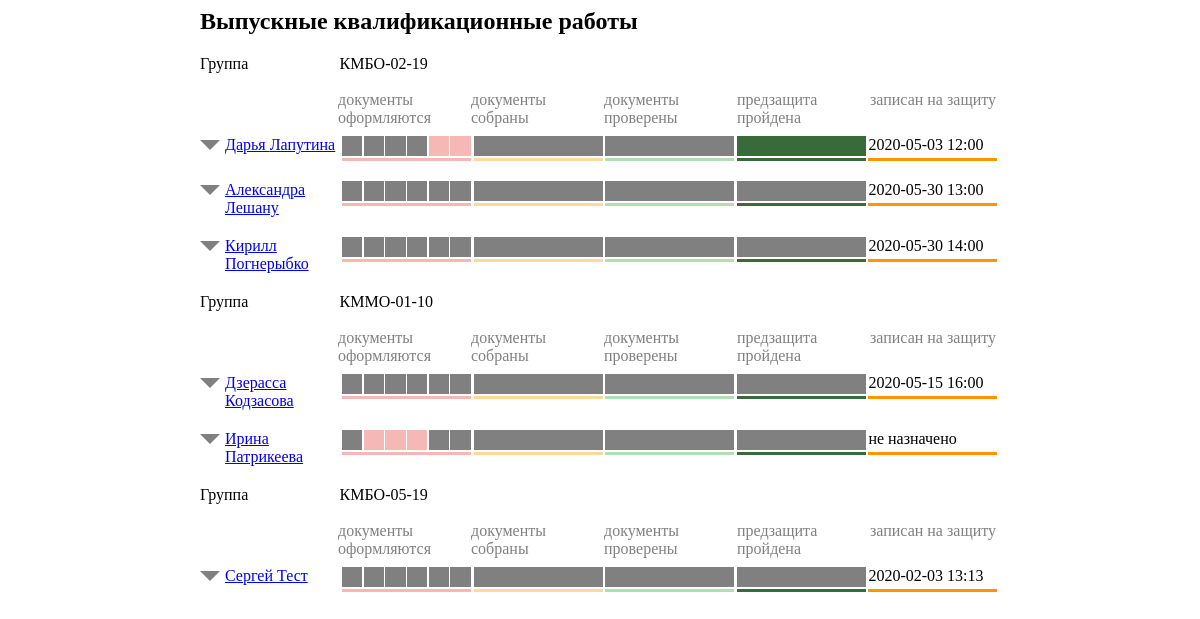
Screenshot of /VKR.php with the database file from the repository.
### tables this page shows
CREATE TABLE `groups` (
  `id` int(11) NOT NULL,
  `name` text NOT NULL
);

CREATE TABLE `students` (
  `id` int(11) NOT NULL,
  `first_name` text NOT NULL,
  `middle_name` text NOT NULL,
  `last_name` text NOT NULL,
  `date` datetime DEFAULT NULL,
  `register` tinyint(1) NOT NULL DEFAULT 0
);

### MySQL.php (called while the page is built, shortened)
<?php
class MySQL
{
    private $db = [
        "servername" => "localhost",
        "username" => "root",
        "password" => "",
        "database" => "vkr",
        ];
    public $conn;
    function __construct()
    {
        $this->conn = new mysqli($this->db["servername"],$this->db["username"], $this->db["password"], $this->db["database"]);
    }
    public function request($str)
    {
        $sql = $str;
        $result = mysqli_query($this->conn, $sql);
        $documents = mysqli_fetch_all($result, MYSQLI_ASSOC);
        return $documents;
    }
    public function request_array($str)
    {
        $sql = $str;
        $result = mysqli_query($this->conn, $sql);
        $documents = mysqli_fetch_array($result, MYSQLI_ASSOC);
        return $documents;
    }
}
?>

### VKR.php (the view, shortened to what this page needs)
<?php
$checker  = 0;
include 'MySQL.php';
$a = new MySQL;
$students = $a->request("SELECT * FROM students");
$groups = $a->request("SELECT * FROM groups");
?>
<!DOCTYPE HTML PUBLIC >
<html>
 <head>
  <link rel="stylesheet" href="VKR_style.css">
 </head>
 <body>
  <div class = "wrapper">
	<h2 class="">Выпускные квалификационные работы</h2>
      <?php foreach ($groups as $group): ?>
      <div class = "load_block">
          <div>
              <div class ="type left_name">Группа</div>
              <div class = "name"><?php echo $group["name"]; ?> </div>
              <br>
          </div>
          <div class = "block">
              <div class = "name2"></div>
              <div class = "name2">документы оформляются</div>
              <div class = "name2">документы собраны</div>
              <div class = "name2">документы проверены</div>
              <div class = "name2">предзащита пройдена</div>
              <div class = "name2">записан на защиту</div>
          </div>
         <?php
         $c = new MySQL;
         $student = $c->request("SELECT * FROM students_to_group WHERE group_id=$group[id]");
         ?>
          <?php  foreach ($student as $studentid): ?>
          <?php  $id = $studentid["student_id"];  ?>
              <?php foreach ($students as $stid): ?>
                <?php if ($stid["id"] == $id): ?>
          <div class = "state ">
              <div class = "arrow"></div>
              <div class="left_name15"><?php
                  if($checker == 0 ):?>
                      <a href="/UploadVKR.php?id=<?= $stid["id"] ?>"><?= $stid["first_name"] ?> <?= $stid["middle_name"] ?></a>
                  <?php else: if($checker == 1) :?>
                      <a href = "/proverkaVKR.php?id=<?=$stid["id"]?>"><?=$stid["first_name"]?> <?=$stid["middle_name"]?></a>
                  <?php endif;?>
                  <?php endif;?>
              </div>
              <div class = "text">
                  <div class ="progress2 first">
                    <?php
                    $doc = $a->request_array("SELECT document1_id,document2_id,document3_id,document4_id,document5_id,document6_id FROM `project` WHERE `student_id`=".$stid["id"]);
                    if(empty($doc))
                    {
                        ?>
                        <div class = "square"></div>
                        <div class = "square"></div>
                        <div class = "square"></div>
                        <div class = "square"></div>
                        <div class = "square"></div>
                        <div class = "square"></div>
                        <?php
                    }
                    else {
                        $id_docs = [];
                        foreach ($doc as $docs) {
                            if (empty($id_docs)) {
                                $id_docs = $docs;
                            } else {
                                $id_docs .= ',' . $docs;
                            }
                        }
                        $progress = $a->request("SELECT * FROM `document` WHERE `id` IN ($id_docs)");
                        $f=0;
                        for($i = 0; $i < 6; $i++)
                        {
                            if($progress[$i]["positive"] == 0){
                                $f++;
                                ?>
                            <div class = "square on"></div>
                            <?php } else { ?>
                                <div class = "square"></div>
                                <?php }
                        }
                    }
                    ?>
                  </div>
              </div>
              <div class = "text">
                  <div class ="progress2 second">
                      <?php
                      if ($f<6){?>
                          <div class = "pr100 "></div>
                      <?php }?>
                  </div>
              </div>
              <div class = "text">
                  <div class ="progress2 third">
                      <?php
                      if ($f<6){?>
                          <div class = "pr100 "></div>
                      <?php }?>
                  </div>
              </div>
              <div class = "text">
                  <div class ="progress2 fourth">
                      <?php
                      if($stid["register"] == 1):?>
                      <div class = "pr100 on space3"></div>
                      <?php endif; ?>
                      <?php
                      if($stid["register"] == 0):?>
                      <div class = "pr100 space3"></div>
                      <?php endif; ?>
                  </div>
              </div>
              <div class = "text">
                  <div class ="progress2 last">
                      <div class = "last">
                          <?php
                          if($stid["date"] == NULL) echo 'не назначено';
                          else echo date('Y-m-d H:i',strtotime($stid["date"]));
                          ?>
                      </div>
                  </div>
              </div>
          </div>
                  <?php endif ?>
              <?php endforeach; ?>
          <?php endforeach; ?>
      <?php endforeach; ?>
	</div>
 </body>
</html>

### VKR_style.css (style rules this page uses)
.load_block > div > .type { float:left; }
.load_block { width:800px; }
.state { float:left; width:100%; margin-bottom:20px; }
.state > div:first-child { float:left; }
.wrapper { width:800px; margin:0 auto; }
.left_name { width:17.45%; }
.progress2 { width:98%; float:left; margin-right:0.5%; }
.progress2 > .square { height:20px; margin-right:1%; background-color:grey; width:15.83%; float:left; }
.square.on { background:#f6b8b4; }
.progress2::after { content:''; height:3px; width:100%; position:relative; background:#f6b8b4; float:left; margin-top:2px; width:100%; }
.progress2.fourth::after { background:#386a3b; }
.progress2.third::after { background:#b0dfb3; }
.progress2.second::after { background:#fdd99d; }
.progress2.last::after { background:#FF9600; }
.progress2 > div:last-child { margin-right:0px; }
.text { float:left; width:16.45%; }
.pr100 { width:100%; background-color:grey; height:20px; float:left; }
.left_name15 { float:left; width:14%; margin-right:5px; }
.state .arrow { border: 10px solid transparent; border-top-color: grey; border-bottom: 0; margin-top:4px; margin-right:5px; }
.last { background:white; float:left; height:20px; background:white; }
.block { width: 100%; float: left; margin-bottom: 5px; }
.name2 { width: 16%; float: left; margin-left: 5px; color: grey; height: 40px; }
.fourth .on { background-color:#386a3b; }

### rows the page displays
groups: name "КМБО-02-19"
students: first_name "Дарья", middle_name "Лапутина", register 1 (drawn), date "2020-05-03 12:00"
students: first_name "Александра", middle_name "Лешану", register 0 (drawn), date "2020-05-30 13:00"
students: first_name "Кирилл", middle_name "Погнерыбко", register 0 (drawn), date "2020-05-30 14:00"
groups: name "КММО-01-10"
students: first_name "Дзерасса", middle_name "Кодзасова", register 0 (drawn), date "2020-05-15 16:00"
students: first_name "Ирина", middle_name "Патрикеева", register 0 (drawn), shows "не назначено"
groups: name "КМБО-05-19"
students: first_name "Сергей", middle_name "Тест", register 0 (drawn), date "2020-02-03 13:13"
